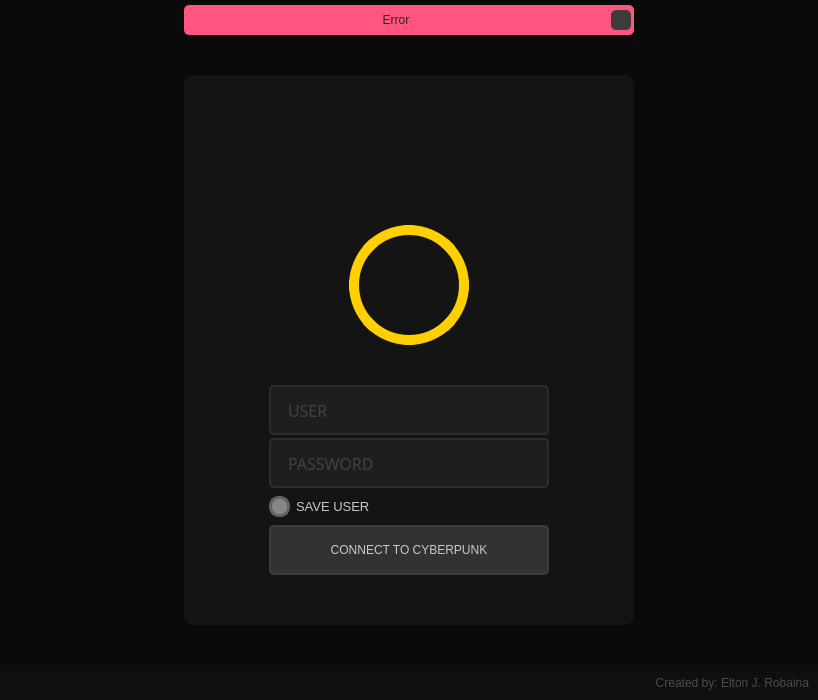
<?xml version="1.0" encoding="UTF-8"?>
<ui version="4.0">
 <class>MainWindow</class>
 <widget class="QMainWindow" name="MainWindow">
  <property name="geometry">
   <rect>
    <x>0</x>
    <y>0</y>
    <width>818</width>
    <height>700</height>
   </rect>
  </property>
  <property name="minimumSize">
   <size>
    <width>500</width>
    <height>700</height>
   </size>
  </property>
  <property name="windowTitle">
   <string>Login</string>
  </property>
  <property name="windowIcon">
   <iconset resource="file_rc.qrc">
    <normaloff>:/Icon/Images/Icon.ico</normaloff>:/Icon/Images/Icon.ico</iconset>
  </property>
  <property name="styleSheet">
   <string notr="true">color: rgb(200, 200, 200);
background-color: rgb(10, 10, 10);</string>
  </property>
  <widget class="QWidget" name="centralwidget">
   <layout class="QVBoxLayout" name="verticalLayout">
    <property name="spacing">
     <number>0</number>
    </property>
    <property name="leftMargin">
     <number>0</number>
    </property>
    <property name="topMargin">
     <number>0</number>
    </property>
    <property name="rightMargin">
     <number>0</number>
    </property>
    <property name="bottomMargin">
     <number>0</number>
    </property>
    <item>
     <widget class="QFrame" name="top_bar">
      <property name="maximumSize">
       <size>
        <width>16777215</width>
        <height>35</height>
       </size>
      </property>
      <property name="styleSheet">
       <string notr="true"/>
      </property>
      <property name="frameShape">
       <enum>QFrame::NoFrame</enum>
      </property>
      <property name="frameShadow">
       <enum>QFrame::Raised</enum>
      </property>
      <layout class="QHBoxLayout" name="horizontalLayout_2">
       <property name="spacing">
        <number>0</number>
       </property>
       <property name="leftMargin">
        <number>10</number>
       </property>
       <property name="topMargin">
        <number>5</number>
       </property>
       <property name="rightMargin">
        <number>10</number>
       </property>
       <property name="bottomMargin">
        <number>0</number>
       </property>
       <item>
        <widget class="QFrame" name="frame_error">
         <property name="maximumSize">
          <size>
           <width>450</width>
           <height>16777215</height>
          </size>
         </property>
         <property name="styleSheet">
          <string notr="true">background-color: rgb(255, 85, 127);
border-radius: 5px;</string>
         </property>
         <property name="frameShape">
          <enum>QFrame::StyledPanel</enum>
         </property>
         <property name="frameShadow">
          <enum>QFrame::Raised</enum>
         </property>
         <layout class="QHBoxLayout" name="horizontalLayout_3">
          <property name="leftMargin">
           <number>3</number>
          </property>
          <property name="topMargin">
           <number>3</number>
          </property>
          <property name="rightMargin">
           <number>3</number>
          </property>
          <property name="bottomMargin">
           <number>3</number>
          </property>
          <item>
           <widget class="QLabel" name="label_error">
            <property name="styleSheet">
             <string notr="true">color: rgb(35, 35, 35);</string>
            </property>
            <property name="text">
             <string>Error</string>
            </property>
            <property name="alignment">
             <set>Qt::AlignCenter</set>
            </property>
           </widget>
          </item>
          <item>
           <widget class="QPushButton" name="pushButton">
            <property name="maximumSize">
             <size>
              <width>20</width>
              <height>20</height>
             </size>
            </property>
            <property name="styleSheet">
             <string notr="true">QPushButton {
	border-radius: 5px;
	background-image: url(:/Close_Image/Images/cil-x.png);
	background-position: center;
	background-color: rgb(60, 60, 60);
}
QPushButton:hover {
	background-color: rgb(50, 50, 50);
	color:rgb(200,200,200);
}
QPushButton:pressed {
	background-color: rgb(35, 35, 35);
	color:rgb(200,200,200);
}</string>
            </property>
            <property name="text">
             <string/>
            </property>
           </widget>
          </item>
         </layout>
        </widget>
       </item>
      </layout>
     </widget>
    </item>
    <item>
     <widget class="QFrame" name="content">
      <property name="styleSheet">
       <string notr="true"/>
      </property>
      <property name="frameShape">
       <enum>QFrame::NoFrame</enum>
      </property>
      <property name="frameShadow">
       <enum>QFrame::Raised</enum>
      </property>
      <layout class="QHBoxLayout" name="horizontalLayout">
       <item>
        <widget class="QFrame" name="login_bar">
         <property name="maximumSize">
          <size>
           <width>450</width>
           <height>550</height>
          </size>
         </property>
         <property name="styleSheet">
          <string notr="true">background-color: rgb(20, 20, 20);
border-radius: 10px</string>
         </property>
         <property name="frameShape">
          <enum>QFrame::NoFrame</enum>
         </property>
         <property name="frameShadow">
          <enum>QFrame::Raised</enum>
         </property>
         <widget class="QFrame" name="logo">
          <property name="geometry">
           <rect>
            <x>45</x>
            <y>40</y>
            <width>360</width>
            <height>81</height>
           </rect>
          </property>
          <property name="styleSheet">
           <string notr="true">background-image: url(:/Logo/Images/logo_360x90.png);
background-repeat: no-repeat;
background-position: center;
</string>
          </property>
          <property name="frameShape">
           <enum>QFrame::StyledPanel</enum>
          </property>
          <property name="frameShadow">
           <enum>QFrame::Raised</enum>
          </property>
         </widget>
         <widget class="QFrame" name="avatar">
          <property name="geometry">
           <rect>
            <x>165</x>
            <y>150</y>
            <width>120</width>
            <height>120</height>
           </rect>
          </property>
          <property name="styleSheet">
           <string notr="true">QFrame {
	background-image: url(:/Avatar/Images/avatar.png);
	border-radius: 60px;
	border: 10px solid rgb(255, 207, 0);
}
QFrame:hover {
	border: 10px solid rgb(255, 255, 0);
}</string>
          </property>
          <property name="frameShape">
           <enum>QFrame::StyledPanel</enum>
          </property>
          <property name="frameShadow">
           <enum>QFrame::Raised</enum>
          </property>
         </widget>
         <widget class="QLineEdit" name="lineEdit">
          <property name="geometry">
           <rect>
            <x>85</x>
            <y>310</y>
            <width>280</width>
            <height>50</height>
           </rect>
          </property>
          <property name="font">
           <font>
            <family>Umpush</family>
            <pointsize>12</pointsize>
            <weight>50</weight>
            <italic>false</italic>
            <bold>false</bold>
           </font>
          </property>
          <property name="styleSheet">
           <string notr="true">QLineEdit {
	border: 2px solid rgb(45, 45, 45);
	border-radius: 5px;
	padding: 15px;
	background-color: rgb(30, 30, 30);	
	color: rgb(100, 100, 100);
}
QLineEdit:hover {
	border: 2px solid rgb(55, 55, 55);
}
QLineEdit:focus {
	border: 2px solid rgb(255, 207, 0);	
	color: rgb(200, 200, 200);
}</string>
          </property>
          <property name="maxLength">
           <number>32</number>
          </property>
          <property name="placeholderText">
           <string>USER</string>
          </property>
         </widget>
         <widget class="QLineEdit" name="lineEdit_2">
          <property name="geometry">
           <rect>
            <x>85</x>
            <y>363</y>
            <width>280</width>
            <height>50</height>
           </rect>
          </property>
          <property name="font">
           <font>
            <family>Umpush</family>
            <pointsize>12</pointsize>
            <weight>50</weight>
            <italic>false</italic>
            <bold>false</bold>
           </font>
          </property>
          <property name="styleSheet">
           <string notr="true">QLineEdit {
	border: 2px solid rgb(45, 45, 45);
	border-radius: 5px;
	padding: 15px;
	background-color: rgb(30, 30, 30);	
	color: rgb(100, 100, 100);
}
QLineEdit:hover {
	border: 2px solid rgb(55, 55, 55);
}
QLineEdit:focus {
	border: 2px solid rgb(255, 207, 0);	
	color: rgb(200, 200, 200);
}</string>
          </property>
          <property name="maxLength">
           <number>16</number>
          </property>
          <property name="echoMode">
           <enum>QLineEdit::Password</enum>
          </property>
          <property name="placeholderText">
           <string>PASSWORD</string>
          </property>
         </widget>
         <widget class="QCheckBox" name="checkBox">
          <property name="geometry">
           <rect>
            <x>85</x>
            <y>420</y>
            <width>281</width>
            <height>22</height>
           </rect>
          </property>
          <property name="font">
           <font>
            <pointsize>10</pointsize>
           </font>
          </property>
          <property name="styleSheet">
           <string notr="true">QCheckBox::indicator {
	border: 3px solid rgb(100, 100, 100);
	width: 15px;
	height: 15px;
	border-radius: 10px;
	background-color: rgb(135, 135, 135);
}
QCheckBox::indicator:checked {
	border: 3px solid rgb(255, 205, 0);
	background-color: rgb(255, 255, 0);
}</string>
          </property>
          <property name="text">
           <string>SAVE USER</string>
          </property>
         </widget>
         <widget class="QPushButton" name="pushButton_2">
          <property name="geometry">
           <rect>
            <x>85</x>
            <y>450</y>
            <width>280</width>
            <height>50</height>
           </rect>
          </property>
          <property name="styleSheet">
           <string notr="true">QPushButton {
	background-color: rgb(50, 50, 50);
	border: 2px solid rgb(60, 60, 60);
	border-radius: 5px;
}
QPushButton:hover {
	background-color: rgb(60, 60, 60);
	border: 2px solid rgb(70, 70, 70);
	border-radius: 5px;
}
QPushButton:pressed {
	background-color: rgb(250, 230, 0);
	border: 2px solid rgb(255, 165, 24);
	color: rgb(35, 35, 35);
}</string>
          </property>
          <property name="text">
           <string>CONNECT TO CYBERPUNK</string>
          </property>
         </widget>
        </widget>
       </item>
      </layout>
     </widget>
    </item>
    <item>
     <widget class="QFrame" name="bottom">
      <property name="maximumSize">
       <size>
        <width>16777215</width>
        <height>35</height>
       </size>
      </property>
      <property name="styleSheet">
       <string notr="true">background-color: rgb(15, 15, 15);</string>
      </property>
      <property name="frameShape">
       <enum>QFrame::NoFrame</enum>
      </property>
      <property name="frameShadow">
       <enum>QFrame::Raised</enum>
      </property>
      <layout class="QVBoxLayout" name="verticalLayout_2">
       <item>
        <widget class="QLabel" name="label">
         <property name="styleSheet">
          <string notr="true">color: rgb(75, 75, 75);</string>
         </property>
         <property name="text">
          <string>Created by: Elton J. Robaina</string>
         </property>
         <property name="alignment">
          <set>Qt::AlignRight|Qt::AlignTrailing|Qt::AlignVCenter</set>
         </property>
        </widget>
       </item>
      </layout>
     </widget>
    </item>
   </layout>
  </widget>
  <widget class="QMenuBar" name="menubar">
   <property name="geometry">
    <rect>
     <x>0</x>
     <y>0</y>
     <width>818</width>
     <height>22</height>
    </rect>
   </property>
  </widget>
 </widget>
 <resources>
  <include location="file_rc.qrc"/>
 </resources>
 <connections/>
</ui>
